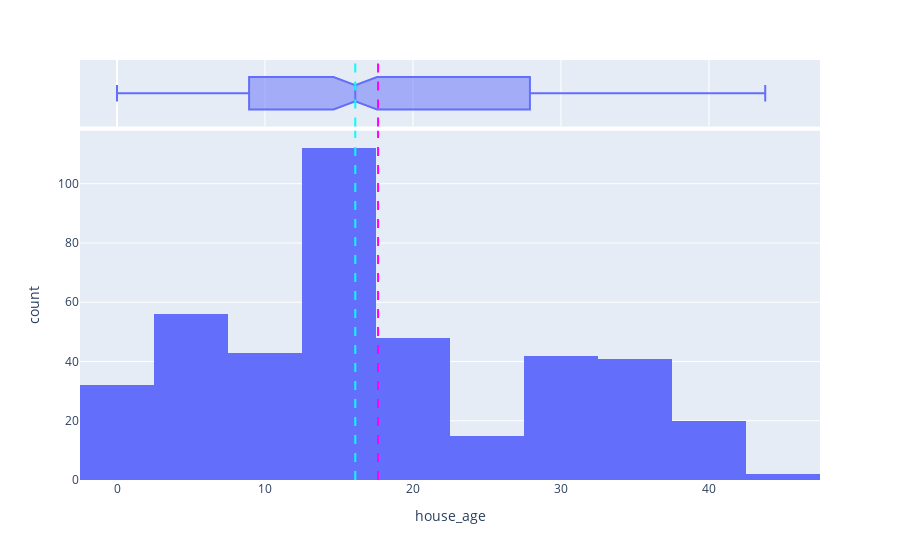
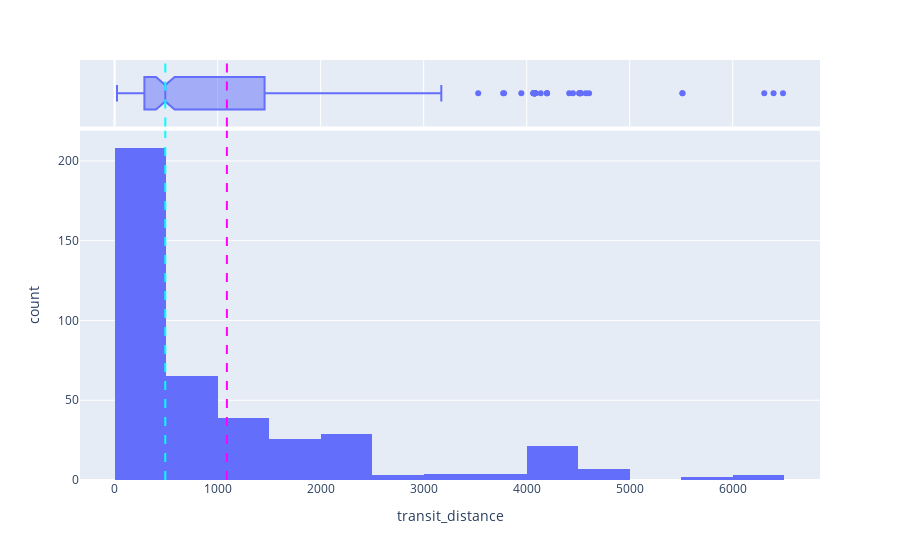
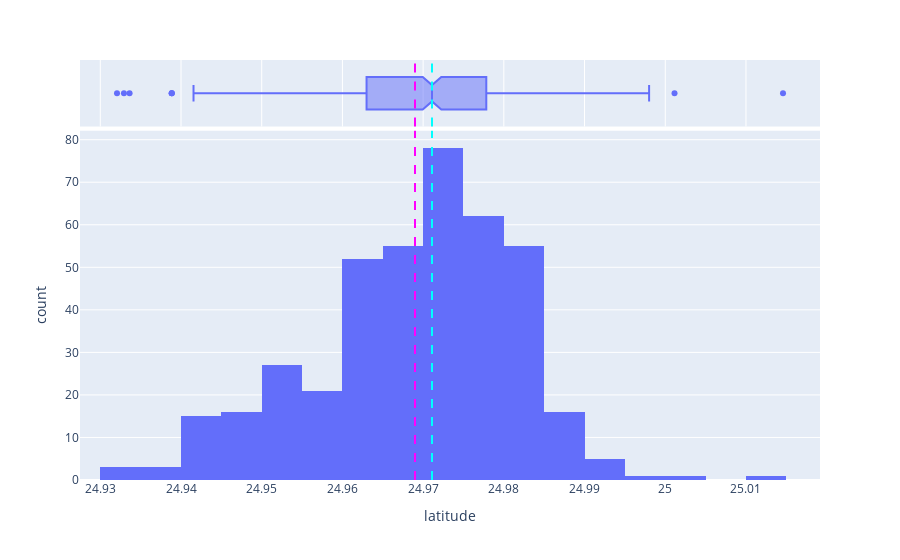
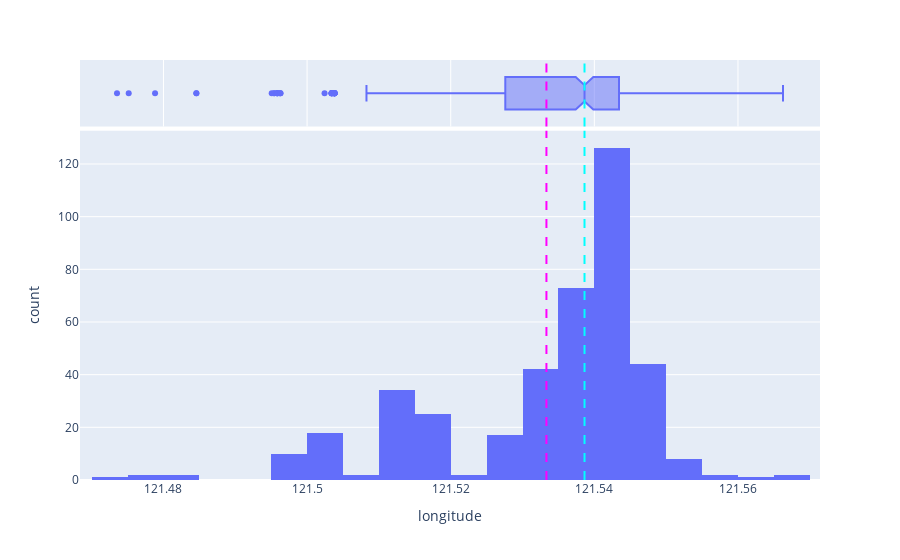

Notebook source saved alongside these figures, in order:
### Markdown cell above
### Distribution des valeurs numériques

### Code cell
from IPython.display import display

numeric_features = ['house_age', 'transit_distance', 'latitude', 'longitude']
for col in numeric_features:
    fig = px.histogram(data, x=col, marginal='box')
    fig.add_vline(data[col].mean(), line_color ='magenta', line_dash='dash')
    fig.add_vline(data[col].median(), line_color ='cyan', line_dash='dash')
    display(fig)

### Figure 1 — Plotly figure (JSON) as saved in the notebook; plotly's stock layout.template omitted (floating-point values rounded to 4 significant figures; data arrays with more than 128 entries replaced by an {"elided": "..."} marker saying what was removed)
{"data": [{"alignmentgroup": "True", "bingroup": "x", "hovertemplate": "house_age=%{x}<br>count=%{y}<extra></extra>", "legendgroup": "", "marker": {"color": "#636efa", "pattern": {"shape": ""}}, "name": "", "offsetgroup": "", "orientation": "v", "showlegend": false, "type": "histogram", "x": {"elided": "411 float values"}, "xaxis": "x", "yaxis": "y"}, {"alignmentgroup": "True", "hovertemplate": "house_age=%{x}<extra></extra>", "legendgroup": "", "marker": {"color": "#636efa"}, "name": "", "notched": true, "offsetgroup": "", "showlegend": false, "type": "box", "x": {"elided": "411 float values"}, "xaxis": "x2", "yaxis": "y2"}], "layout": {"barmode": "relative", "legend": {"tracegroupgap": 0}, "margin": {"t": 60}, "shapes": [{"line": {"color": "magenta", "dash": "dash"}, "type": "line", "x0": 17.64, "x1": 17.64, "xref": "x", "y0": 0, "y1": 1, "yref": "y domain"}, {"line": {"color": "magenta", "dash": "dash"}, "type": "line", "x0": 17.64, "x1": 17.64, "xref": "x2", "y0": 0, "y1": 1, "yref": "y2 domain"}, {"line": {"color": "cyan", "dash": "dash"}, "type": "line", "x0": 16.1, "x1": 16.1, "xref": "x", "y0": 0, "y1": 1, "yref": "y domain"}, {"line": {"color": "cyan", "dash": "dash"}, "type": "line", "x0": 16.1, "x1": 16.1, "xref": "x2", "y0": 0, "y1": 1, "yref": "y2 domain"}], "xaxis": {"anchor": "y", "domain": [0, 1], "title": {"text": "house_age"}}, "xaxis2": {"anchor": "y2", "domain": [0, 1], "matches": "x", "showgrid": true, "showticklabels": false}, "yaxis": {"anchor": "x", "domain": [0, 0.8316], "title": {"text": "count"}}, "yaxis2": {"anchor": "x2", "domain": [0.8416, 1], "matches": "y2", "showgrid": false, "showline": false, "showticklabels": false, "ticks": ""}}}

### Figure 2 — Plotly figure (JSON) as saved in the notebook; plotly's stock layout.template omitted (floating-point values rounded to 4 significant figures; data arrays with more than 128 entries replaced by an {"elided": "..."} marker saying what was removed)
{"data": [{"alignmentgroup": "True", "bingroup": "x", "hovertemplate": "transit_distance=%{x}<br>count=%{y}<extra></extra>", "legendgroup": "", "marker": {"color": "#636efa", "pattern": {"shape": ""}}, "name": "", "offsetgroup": "", "orientation": "v", "showlegend": false, "type": "histogram", "x": {"elided": "411 float values"}, "xaxis": "x", "yaxis": "y"}, {"alignmentgroup": "True", "hovertemplate": "transit_distance=%{x}<extra></extra>", "legendgroup": "", "marker": {"color": "#636efa"}, "name": "", "notched": true, "offsetgroup": "", "showlegend": false, "type": "box", "x": {"elided": "411 float values"}, "xaxis": "x2", "yaxis": "y2"}], "layout": {"barmode": "relative", "legend": {"tracegroupgap": 0}, "margin": {"t": 60}, "shapes": [{"line": {"color": "magenta", "dash": "dash"}, "type": "line", "x0": 1090.0, "x1": 1090.0, "xref": "x", "y0": 0, "y1": 1, "yref": "y domain"}, {"line": {"color": "magenta", "dash": "dash"}, "type": "line", "x0": 1090.0, "x1": 1090.0, "xref": "x2", "y0": 0, "y1": 1, "yref": "y2 domain"}, {"line": {"color": "cyan", "dash": "dash"}, "type": "line", "x0": 492.2, "x1": 492.2, "xref": "x", "y0": 0, "y1": 1, "yref": "y domain"}, {"line": {"color": "cyan", "dash": "dash"}, "type": "line", "x0": 492.2, "x1": 492.2, "xref": "x2", "y0": 0, "y1": 1, "yref": "y2 domain"}], "xaxis": {"anchor": "y", "domain": [0, 1], "title": {"text": "transit_distance"}}, "xaxis2": {"anchor": "y2", "domain": [0, 1], "matches": "x", "showgrid": true, "showticklabels": false}, "yaxis": {"anchor": "x", "domain": [0, 0.8316], "title": {"text": "count"}}, "yaxis2": {"anchor": "x2", "domain": [0.8416, 1], "matches": "y2", "showgrid": false, "showline": false, "showticklabels": false, "ticks": ""}}}

### Figure 3 — Plotly figure (JSON) as saved in the notebook; plotly's stock layout.template omitted (floating-point values rounded to 4 significant figures; data arrays with more than 128 entries replaced by an {"elided": "..."} marker saying what was removed)
{"data": [{"alignmentgroup": "True", "bingroup": "x", "hovertemplate": "latitude=%{x}<br>count=%{y}<extra></extra>", "legendgroup": "", "marker": {"color": "#636efa", "pattern": {"shape": ""}}, "name": "", "offsetgroup": "", "orientation": "v", "showlegend": false, "type": "histogram", "x": {"elided": "411 float values"}, "xaxis": "x", "yaxis": "y"}, {"alignmentgroup": "True", "hovertemplate": "latitude=%{x}<extra></extra>", "legendgroup": "", "marker": {"color": "#636efa"}, "name": "", "notched": true, "offsetgroup": "", "showlegend": false, "type": "box", "x": {"elided": "411 float values"}, "xaxis": "x2", "yaxis": "y2"}], "layout": {"barmode": "relative", "legend": {"tracegroupgap": 0}, "margin": {"t": 60}, "shapes": [{"line": {"color": "magenta", "dash": "dash"}, "type": "line", "x0": 24.97, "x1": 24.97, "xref": "x", "y0": 0, "y1": 1, "yref": "y domain"}, {"line": {"color": "magenta", "dash": "dash"}, "type": "line", "x0": 24.97, "x1": 24.97, "xref": "x2", "y0": 0, "y1": 1, "yref": "y2 domain"}, {"line": {"color": "cyan", "dash": "dash"}, "type": "line", "x0": 24.97, "x1": 24.97, "xref": "x", "y0": 0, "y1": 1, "yref": "y domain"}, {"line": {"color": "cyan", "dash": "dash"}, "type": "line", "x0": 24.97, "x1": 24.97, "xref": "x2", "y0": 0, "y1": 1, "yref": "y2 domain"}], "xaxis": {"anchor": "y", "domain": [0, 1], "title": {"text": "latitude"}}, "xaxis2": {"anchor": "y2", "domain": [0, 1], "matches": "x", "showgrid": true, "showticklabels": false}, "yaxis": {"anchor": "x", "domain": [0, 0.8316], "title": {"text": "count"}}, "yaxis2": {"anchor": "x2", "domain": [0.8416, 1], "matches": "y2", "showgrid": false, "showline": false, "showticklabels": false, "ticks": ""}}}

### Figure 4 — Plotly figure (JSON) as saved in the notebook; plotly's stock layout.template omitted (floating-point values rounded to 4 significant figures; data arrays with more than 128 entries replaced by an {"elided": "..."} marker saying what was removed)
{"data": [{"alignmentgroup": "True", "bingroup": "x", "hovertemplate": "longitude=%{x}<br>count=%{y}<extra></extra>", "legendgroup": "", "marker": {"color": "#636efa", "pattern": {"shape": ""}}, "name": "", "offsetgroup": "", "orientation": "v", "showlegend": false, "type": "histogram", "x": {"elided": "411 float values"}, "xaxis": "x", "yaxis": "y"}, {"alignmentgroup": "True", "hovertemplate": "longitude=%{x}<extra></extra>", "legendgroup": "", "marker": {"color": "#636efa"}, "name": "", "notched": true, "offsetgroup": "", "showlegend": false, "type": "box", "x": {"elided": "411 float values"}, "xaxis": "x2", "yaxis": "y2"}], "layout": {"barmode": "relative", "legend": {"tracegroupgap": 0}, "margin": {"t": 60}, "shapes": [{"line": {"color": "magenta", "dash": "dash"}, "type": "line", "x0": 121.5, "x1": 121.5, "xref": "x", "y0": 0, "y1": 1, "yref": "y domain"}, {"line": {"color": "magenta", "dash": "dash"}, "type": "line", "x0": 121.5, "x1": 121.5, "xref": "x2", "y0": 0, "y1": 1, "yref": "y2 domain"}, {"line": {"color": "cyan", "dash": "dash"}, "type": "line", "x0": 121.5, "x1": 121.5, "xref": "x", "y0": 0, "y1": 1, "yref": "y domain"}, {"line": {"color": "cyan", "dash": "dash"}, "type": "line", "x0": 121.5, "x1": 121.5, "xref": "x2", "y0": 0, "y1": 1, "yref": "y2 domain"}], "xaxis": {"anchor": "y", "domain": [0, 1], "title": {"text": "longitude"}}, "xaxis2": {"anchor": "y2", "domain": [0, 1], "matches": "x", "showgrid": true, "showticklabels": false}, "yaxis": {"anchor": "x", "domain": [0, 0.8316], "title": {"text": "count"}}, "yaxis2": {"anchor": "x2", "domain": [0.8416, 1], "matches": "y2", "showgrid": false, "showline": false, "showticklabels": false, "ticks": ""}}}
